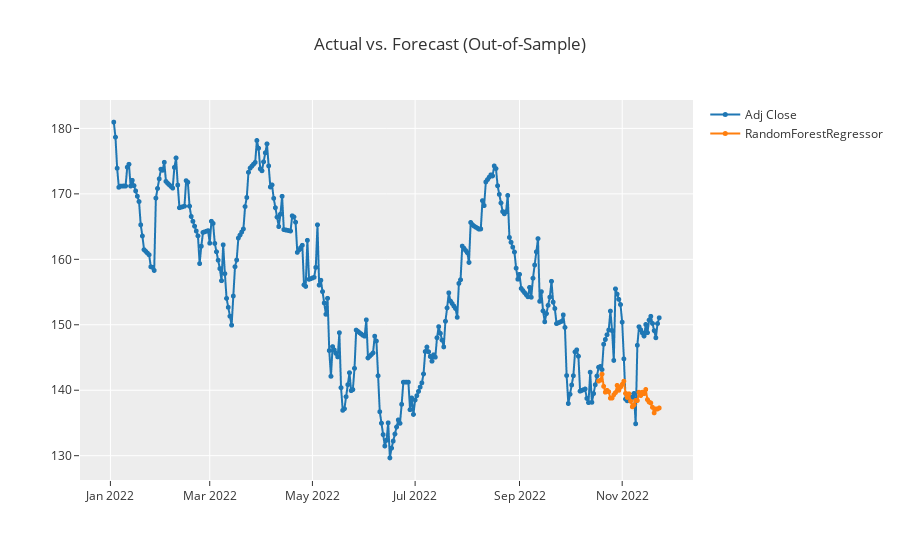
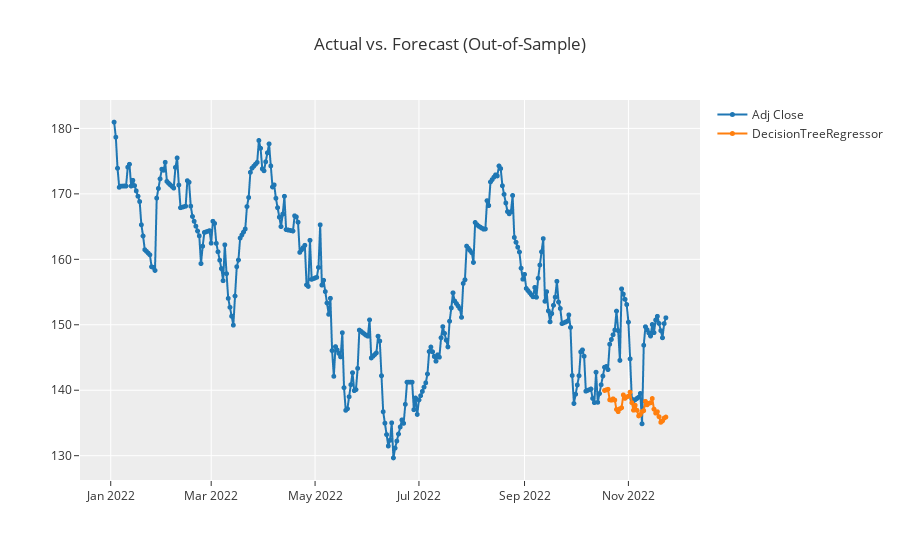
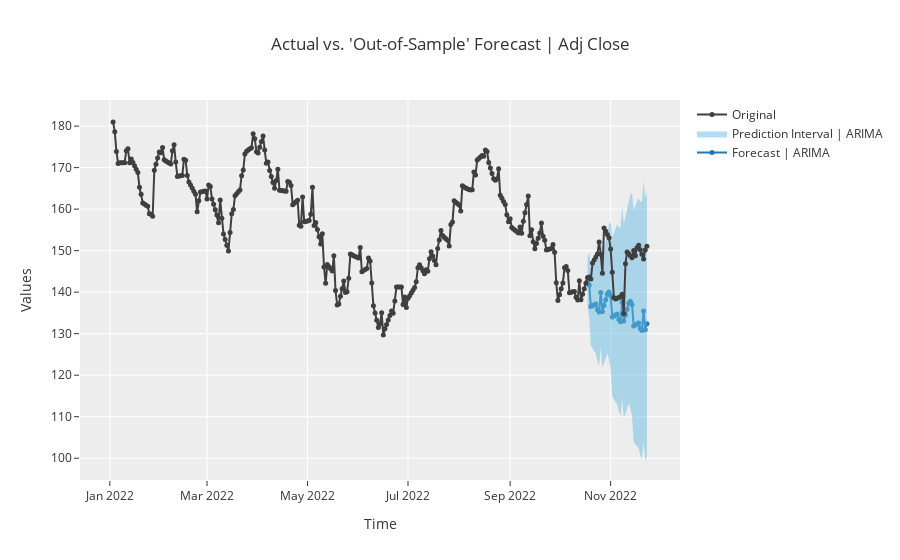
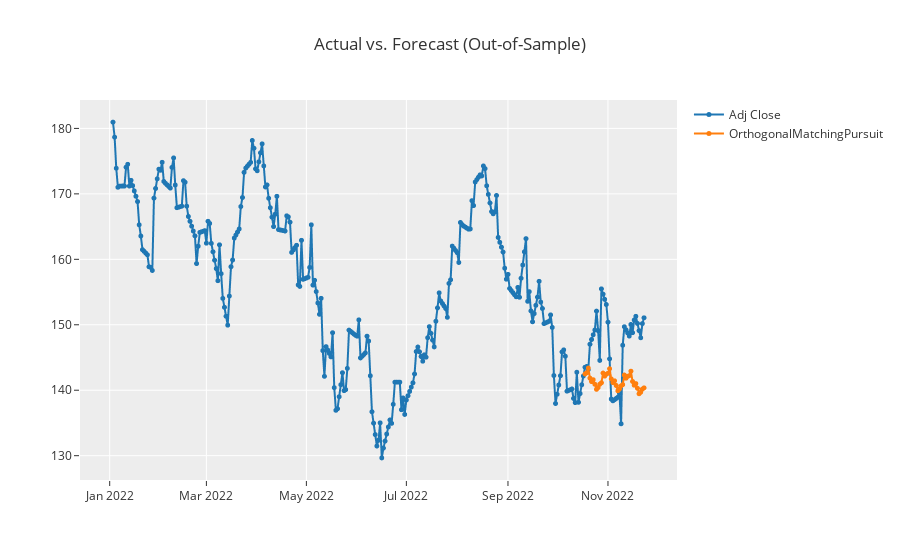

The notebook cell saved with these charts, in order:
### Code cell
for model in top10:
    exp.plot_model(model)

### Figure 1 — Plotly figure (JSON) as saved in the notebook; plotly's stock layout.template omitted (floating-point values rounded to 4 significant figures; data arrays with more than 128 entries replaced by an {"elided": "..."} marker saying what was removed)
{"data": [{"line": {"color": "rgb(31, 119, 180)", "width": 2}, "marker": {"color": "rgb(31, 119, 180)", "size": 5}, "mode": "lines+markers", "name": "Adj Close", "type": "scattergl", "x": {"elided": "325 str values"}, "xaxis": "x", "y": {"elided": "325 float values"}, "yaxis": "y"}, {"line": {"color": "rgb(255, 127, 14)", "width": 2}, "marker": {"color": "rgb(255, 127, 14)", "size": 5}, "mode": "lines+markers", "name": "RandomForestRegressor", "type": "scattergl", "x": {"elided": "325 str values"}, "xaxis": "x", "y": {"elided": "325 float values"}, "yaxis": "y"}], "layout": {"showlegend": true, "title": {"text": "Actual vs. Forecast (Out-of-Sample)"}, "xaxis": {"anchor": "y", "domain": [0, 1]}, "yaxis": {"anchor": "x", "domain": [0, 1]}}}

### Figure 2 — Plotly figure (JSON) as saved in the notebook; plotly's stock layout.template omitted (floating-point values rounded to 4 significant figures; data arrays with more than 128 entries replaced by an {"elided": "..."} marker saying what was removed)
{"data": [{"line": {"color": "rgb(31, 119, 180)", "width": 2}, "marker": {"color": "rgb(31, 119, 180)", "size": 5}, "mode": "lines+markers", "name": "Adj Close", "type": "scattergl", "x": {"elided": "325 str values"}, "xaxis": "x", "y": {"elided": "325 float values"}, "yaxis": "y"}, {"line": {"color": "rgb(255, 127, 14)", "width": 2}, "marker": {"color": "rgb(255, 127, 14)", "size": 5}, "mode": "lines+markers", "name": "DecisionTreeRegressor", "type": "scattergl", "x": {"elided": "325 str values"}, "xaxis": "x", "y": {"elided": "325 float values"}, "yaxis": "y"}], "layout": {"showlegend": true, "title": {"text": "Actual vs. Forecast (Out-of-Sample)"}, "xaxis": {"anchor": "y", "domain": [0, 1]}, "yaxis": {"anchor": "x", "domain": [0, 1]}}}

### Figure 3 — Plotly figure (JSON) as saved in the notebook; plotly's stock layout.template omitted (floating-point values rounded to 4 significant figures; data arrays with more than 128 entries replaced by an {"elided": "..."} marker saying what was removed)
{"data": [{"line": {"color": "#1f77b4"}, "marker": {"size": 5}, "mode": "lines+markers", "name": "Forecast | ARIMA", "showlegend": true, "type": "scatter", "x": ["2022-10-18T00:00:00", "2022-10-19T00:00:00", "2022-10-20T00:00:00", "2022-10-21T00:00:00", "2022-10-22T00:00:00", "2022-10-23T00:00:00", "2022-10-24T00:00:00", "2022-10-25T00:00:00", "2022-10-26T00:00:00", "2022-10-27T00:00:00", "2022-10-28T00:00:00", "2022-10-29T00:00:00", "2022-10-30T00:00:00", "2022-10-31T00:00:00", "2022-11-01T00:00:00", "2022-11-02T00:00:00", "2022-11-03T00:00:00", "2022-11-04T00:00:00", "2022-11-05T00:00:00", "2022-11-06T00:00:00", "2022-11-07T00:00:00", "2022-11-08T00:00:00", "2022-11-09T00:00:00", "2022-11-10T00:00:00", "2022-11-11T00:00:00", "2022-11-12T00:00:00", "2022-11-13T00:00:00", "2022-11-14T00:00:00", "2022-11-15T00:00:00", "2022-11-16T00:00:00", "2022-11-17T00:00:00", "2022-11-18T00:00:00", "2022-11-19T00:00:00", "2022-11-20T00:00:00", "2022-11-21T00:00:00", "2022-11-22T00:00:00", "2022-11-23T00:00:00"], "y": [142.6, 141.7, 136.5, 136.7, 136.9, 137.1, 135.8, 135.2, 139.9, 135.4, 136.8, 138.2, 139.6, 140.0, 139.2, 134.0, 134.3, 134.5, 134.7, 133.4, 132.9, 137.6, 133.1, 134.5, 135.9, 137.3, 137.8, 137.0, 131.8, 132.1, 132.3, 132.6, 131.3, 130.7, 135.5, 131.0, 132.4]}, {"line": {"width": 0}, "marker": {"color": "#68BBE3"}, "mode": "lines", "name": "Lower Interval", "showlegend": false, "type": "scatter", "x": ["2022-10-18T00:00:00", "2022-10-19T00:00:00", "2022-10-20T00:00:00", "2022-10-21T00:00:00", "2022-10-22T00:00:00", "2022-10-23T00:00:00", "2022-10-24T00:00:00", "2022-10-25T00:00:00", "2022-10-26T00:00:00", "2022-10-27T00:00:00", "2022-10-28T00:00:00", "2022-10-29T00:00:00", "2022-10-30T00:00:00", "2022-10-31T00:00:00", "2022-11-01T00:00:00", "2022-11-02T00:00:00", "2022-11-03T00:00:00", "2022-11-04T00:00:00", "2022-11-05T00:00:00", "2022-11-06T00:00:00", "2022-11-07T00:00:00", "2022-11-08T00:00:00", "2022-11-09T00:00:00", "2022-11-10T00:00:00", "2022-11-11T00:00:00", "2022-11-12T00:00:00", "2022-11-13T00:00:00", "2022-11-14T00:00:00", "2022-11-15T00:00:00", "2022-11-16T00:00:00", "2022-11-17T00:00:00", "2022-11-18T00:00:00", "2022-11-19T00:00:00", "2022-11-20T00:00:00", "2022-11-21T00:00:00", "2022-11-22T00:00:00", "2022-11-23T00:00:00"], "y": [136.8, 133.9, 127.2, 126.3, 125.7, 125.2, 123.3, 122.3, 126.6, 121.8, 122.9, 124.1, 125.3, 123.7, 121.3, 114.9, 114.1, 113.5, 113.1, 111.2, 110.2, 114.5, 109.6, 110.8, 112.0, 113.2, 112.1, 110.1, 103.9, 103.3, 102.9, 102.5, 100.7, 99.75, 104.1, 99.33, 100.5]}, {"fill": "tonexty", "fillcolor": "rgba(104,187,227,0.5)", "line": {"width": 0}, "marker": {"color": "#68BBE3"}, "mode": "lines", "name": "Prediction Interval | ARIMA", "showlegend": true, "type": "scatter", "x": ["2022-10-18T00:00:00", "2022-10-19T00:00:00", "2022-10-20T00:00:00", "2022-10-21T00:00:00", "2022-10-22T00:00:00", "2022-10-23T00:00:00", "2022-10-24T00:00:00", "2022-10-25T00:00:00", "2022-10-26T00:00:00", "2022-10-27T00:00:00", "2022-10-28T00:00:00", "2022-10-29T00:00:00", "2022-10-30T00:00:00", "2022-10-31T00:00:00", "2022-11-01T00:00:00", "2022-11-02T00:00:00", "2022-11-03T00:00:00", "2022-11-04T00:00:00", "2022-11-05T00:00:00", "2022-11-06T00:00:00", "2022-11-07T00:00:00", "2022-11-08T00:00:00", "2022-11-09T00:00:00", "2022-11-10T00:00:00", "2022-11-11T00:00:00", "2022-11-12T00:00:00", "2022-11-13T00:00:00", "2022-11-14T00:00:00", "2022-11-15T00:00:00", "2022-11-16T00:00:00", "2022-11-17T00:00:00", "2022-11-18T00:00:00", "2022-11-19T00:00:00", "2022-11-20T00:00:00", "2022-11-21T00:00:00", "2022-11-22T00:00:00", "2022-11-23T00:00:00"], "y": [148.4, 149.6, 145.8, 147.1, 148.2, 149.0, 148.2, 148.1, 153.2, 149.0, 150.6, 152.2, 153.8, 156.3, 157.1, 153.2, 154.4, 155.5, 156.4, 155.6, 155.6, 160.7, 156.5, 158.2, 159.9, 161.5, 163.5, 163.9, 159.8, 160.9, 161.8, 162.7, 161.8, 161.7, 166.8, 162.6, 164.3]}, {"marker": {"color": "#3f3f3f", "size": 5}, "mode": "lines+markers", "name": "Original", "showlegend": true, "type": "scatter", "x": {"elided": "325 str values"}, "y": {"elided": "325 float values"}}], "layout": {"showlegend": true, "title": {"text": "Actual vs. 'Out-of-Sample' Forecast | Adj Close"}, "xaxis": {"title": {"text": "Time"}}, "yaxis": {"title": {"text": "Values"}}}}

### Figure 4 — Plotly figure (JSON) as saved in the notebook; plotly's stock layout.template omitted (floating-point values rounded to 4 significant figures; data arrays with more than 128 entries replaced by an {"elided": "..."} marker saying what was removed)
{"data": [{"line": {"color": "rgb(31, 119, 180)", "width": 2}, "marker": {"color": "rgb(31, 119, 180)", "size": 5}, "mode": "lines+markers", "name": "Adj Close", "type": "scattergl", "x": {"elided": "325 str values"}, "xaxis": "x", "y": {"elided": "325 float values"}, "yaxis": "y"}, {"line": {"color": "rgb(255, 127, 14)", "width": 2}, "marker": {"color": "rgb(255, 127, 14)", "size": 5}, "mode": "lines+markers", "name": "OrthogonalMatchingPursuit", "type": "scattergl", "x": {"elided": "325 str values"}, "xaxis": "x", "y": {"elided": "325 float values"}, "yaxis": "y"}], "layout": {"showlegend": true, "title": {"text": "Actual vs. Forecast (Out-of-Sample)"}, "xaxis": {"anchor": "y", "domain": [0, 1]}, "yaxis": {"anchor": "x", "domain": [0, 1]}}}
